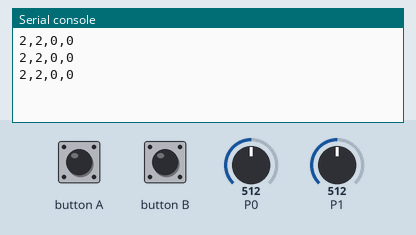
Simulated run of this program. Board: BBC micro:bit (MakeCode). Parts: the last lines printed to the serial console. Inputs (shaded band) come from the test bench; at power-on: P0 = 512, P1 = 512 (analog values on the 0–1023 scale).

Above: at 1.2 s.
1.3 s: P0 set to 716
At 2.0 s:
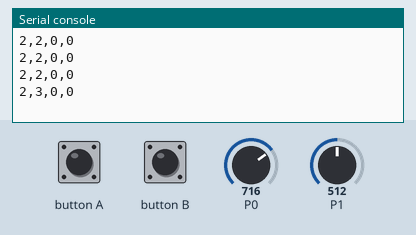
2.8 s: P1 set to 716
At 3.6 s:
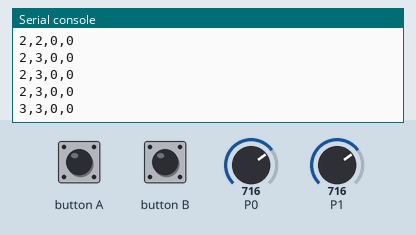
4.3 s: button A pressed for 0.15 s
At 5.1 s:
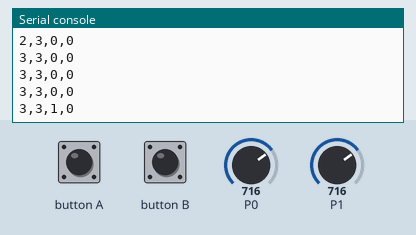
5.9 s: P0 set to 900
At 6.7 s:
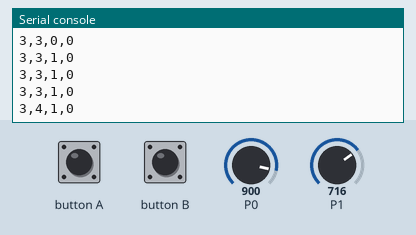
7.4 s: button B pressed for 0.15 s
At 8.2 s:
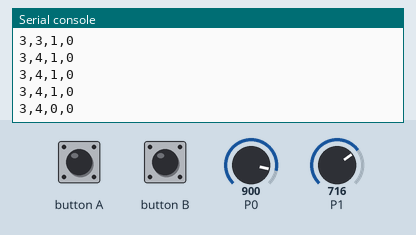
9.0 s: P1 set to 900
At 9.0 s:
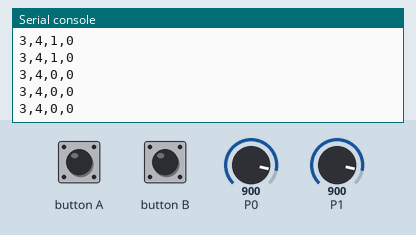
Timing chart, 0 to 11.5 s (numbered marks = the images above; inputs shaded):
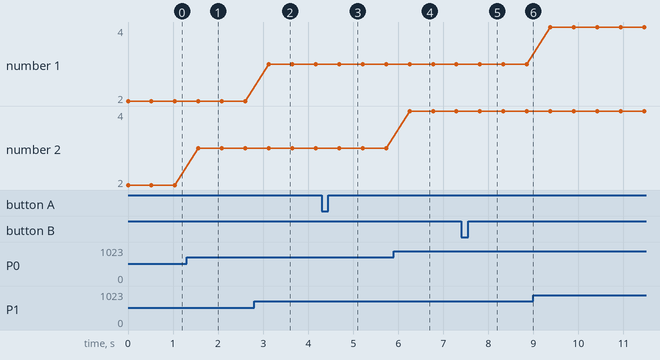

The program:

main.ts
```typescript
input.onButtonPressed(Button.A, function () {
    a += 1
})
input.onButtonPressed(Button.B, function () {
    a += -1
})
let x = 0
let y = 0
let a = 0
let b = 0
basic.forever(function () {
    x = Math.round(pins.map(
    pins.analogReadPin(AnalogPin.P1),
    0,
    1023,
    0,
    4
    ))
    y = Math.round(pins.map(
    pins.analogReadPin(AnalogPin.P0),
    0,
    1023,
    0,
    4
    ))
    serial.writeLine("" + x + "," + y + "," + a + "," + b)
    basic.pause(500)
})
```

test.ts
```typescript
// aquí va el archivo "tests"; esto no se compilará cuando este paquete se utilice como una extensión.
```

Measured:
- after the input at 1.3 s, the serial console: prints a new line after 0.26 s (image 1)
- after the input at 2.8 s, the serial console: prints a new line after 0.33 s (image 2)
- after the input at 4.3 s, the serial console: prints a new line after 0.39 s (image 3)
- after the input at 5.9 s, the serial console: prints a new line after 0.35 s (image 4)
- after the input at 7.4 s, the serial console: prints a new line after 0.41 s (image 5)
- plotted number 2: 2 → 3 after the input at 1.3 s, 3 → 4 after the input at 5.9 s
